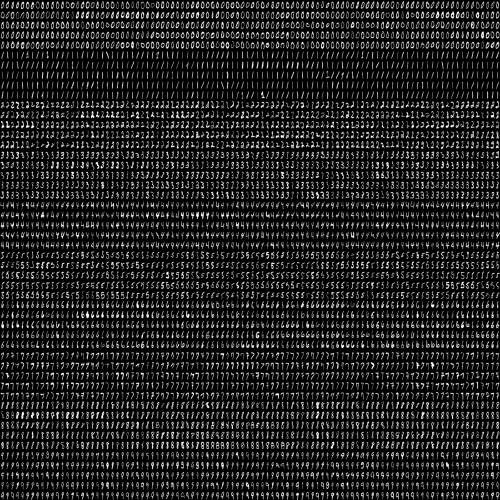
#> input picture CI-1/day4 and day5/workshop/workshop_svm_image_feature_digits.png, 1000 x 1000 px (shown at 1/2 size)
$ python workshop_svm_image_feature.py   (older library calls are emulated)
#> lines starting #> are read from the running program, lines starting #| are printed output that depends on the picture; after the words box and inside, x2 and y2 are one past the last pixel; in counts of white or black regions, pixels touching at a corner belong together; long printed decimals are rounded
"""
KE5206 CI1 workshop SVM + image feature engineering
Reference: https://github.com/pavitrakumar78/Python-Custom-Digit-Recognition

"""

import numpy as np
import cv2
from skimage.feature import hog
from matplotlib import pyplot as plt
from sklearn.model_selection import train_test_split
from sklearn.metrics import accuracy_score
from sklearn.utils import shuffle
from skimage.transform import resize

# Manual configuration for demonstration purpose
DIGIT_WIDTH = 10
DIGIT_HEIGHT = 20
IMG_HEIGHT = 28
IMG_WIDTH = 28
CLASS_N = 10 # 0-9

def split2d(img, cell_size, flatten=True):
    h, w = img.shape[:2]
    sx, sy = cell_size
    cells = [np.hsplit(row, w//sx) for row in np.vsplit(img, h//sy)]
    cells = np.array(cells)
    if flatten:
        cells = cells.reshape(-1, sy, sx)
    return cells

def load_digits(fn):
#> called with fn = 'workshop_svm_image_feature_digits.png'
    print('loading "%s for training" ...' % fn)
    digits_img = cv2.imread(fn, 0)
#> digits_img is the input picture: shape (1000, 1000); min 0, max 255, mean 34
    digits = split2d(digits_img, (DIGIT_WIDTH, DIGIT_HEIGHT))
#> in split2d, `cells = [np.hsplit(row, w//sx) for row in np.vsplit(img, h//sy)]`: cells = 50 items
    resized_digits = []
    for digit in digits:
        resized_digits.append(resize(digit,(IMG_WIDTH, IMG_HEIGHT)))
#> after the loop, resized_digits = 5000 items
    labels = np.repeat(np.arange(CLASS_N), len(digits)/CLASS_N)
#> labels = 5000 values from 0 to 9
    return np.array(resized_digits), labels

def pixels_to_hog_20(img_array):
    hog_featuresData = []
    for img in img_array:
        fd = hog(img,
                 orientations=10,
                 pixels_per_cell=(5,5),
                 cells_per_block=(1,1),
                 visualise=False)
        hog_featuresData.append(fd)
    hog_features = np.array(hog_featuresData, 'float64')
    return np.float32(hog_features)

#define a custom model in a similar class wrapper with train and predict methods
class KNN_MODEL():
    def __init__(self, k = 3):
        self.k = k
        self.model = cv2.ml.KNearest_create()

    def train(self, samples, responses):
        self.model.train(samples, cv2.ml.ROW_SAMPLE, responses)

    def predict(self, samples):
        retval, results, neigh_resp, dists = self.model.findNearest(samples, self.k)
        return results.ravel()

class SVM_MODEL():
    def __init__(self, num_feats, C = 1, gamma = 0.1):
        self.model = cv2.ml.SVM_create()
        self.model.setType(cv2.ml.SVM_C_SVC)
        self.model.setKernel(cv2.ml.SVM_RBF) #SVM_LINEAR, SVM_RBF
        self.model.setC(C)
        self.model.setGamma(gamma)
        self.features = num_feats

    def train(self, samples, responses):
        self.model.train(samples, cv2.ml.ROW_SAMPLE, responses)

    def predict(self, samples):
        results = self.model.predict(samples.reshape(-1,self.features))
        return results[1].ravel()

# Apply contour extraction to get bounding box of each digit
def get_digits(contours, hierarchy):
    hierarchy = hierarchy[0]
    bounding_rectangles = [cv2.boundingRect(ctr) for ctr in contours]
    final_bounding_rectangles = []
    #find the most common heirarchy level - that is where our digits's bounding boxes are
    u, indices = np.unique(hierarchy[:,-1], return_inverse=True)
    most_common_heirarchy = u[np.argmax(np.bincount(indices))]

    for r,hr in zip(bounding_rectangles, hierarchy):
        x,y,w,h = r
        if ((w*h)>250) and (10 <= w <= 200) and (10 <= h <= 200) and hr[3] == most_common_heirarchy:
            final_bounding_rectangles.append(r)

    return final_bounding_rectangles


def proc_user_img(img_file, model):
    print('loading "%s for digit recognition" ...' % img_file)
    im = cv2.imread(img_file)
    blank_image = np.zeros((im.shape[0],im.shape[1],3), np.uint8)
    blank_image.fill(255)

    imgray = cv2.cvtColor(im,cv2.COLOR_BGR2GRAY)
    plt.imshow(imgray)
    kernel = np.ones((5,5),np.uint8)

    ret,thresh = cv2.threshold(imgray,127,255,0)
    thresh = cv2.erode(thresh,kernel,iterations = 1)
    thresh = cv2.dilate(thresh,kernel,iterations = 1)
    thresh = cv2.erode(thresh,kernel,iterations = 1)

    _,contours,hierarchy = cv2.findContours(thresh, cv2.RETR_TREE, cv2.CHAIN_APPROX_SIMPLE)

    digits_rectangles = get_digits(contours,hierarchy)

    for rect in digits_rectangles:
        x,y,w,h = rect
        cv2.rectangle(im,(x,y),(x+w,y+h),(0,255,0),2)
        im_digit = imgray[y:y+h,x:x+w]
        im_digit = (255-im_digit)
        im_digit = resize(im_digit,(IMG_WIDTH ,IMG_HEIGHT))

        hog_img_data = pixels_to_hog_20([im_digit])
        pred = model.predict(hog_img_data)
        cv2.putText(im, str(int(pred[0])), (x,y),cv2.FONT_HERSHEY_SIMPLEX, 2, (255, 0, 0), 3)
        cv2.putText(blank_image, str(int(pred[0])), (x,y),cv2.FONT_HERSHEY_SIMPLEX, 3, (255, 0, 0), 5)

    plt.imshow(im)
    #cv2.imwrite("original_overlay.png",im)
    #cv2.imwrite("final_digits.png",blank_image)
    cv2.destroyAllWindows()


def get_contour_precedence(contour, cols):
    return contour[1] * cols + contour[0]  #row-wise ordering


#------------------data preparation--------------------------------------------

TRAIN_MNIST_IMG = 'workshop_svm_image_feature_digits.png'
TEST_USER_IMG = 'workshop_svm_image_feature_test_image.png'

digits, labels = load_digits(TRAIN_MNIST_IMG) #original MNIST data (not good detection)
#> labels = 5000 values from 0 to 9

print('train data shape',digits.shape)
#| train data shape (5000, 28, 28)
print('test data shape',labels.shape)
#| test data shape (5000,)

digits, labels = shuffle(digits, labels, random_state=256)
#> labels = 5000 values, max 9 at index 7, min 0 at index 9, mean 4.5
train_digits_data = pixels_to_hog_20(digits)
#> after the loop in pixels_to_hog_20, `for img in img_array:`: hog_featuresData = 5000 items
X_train, X_test, y_train, y_test = train_test_split(train_digits_data, labels, test_size=0.33, random_state=42)
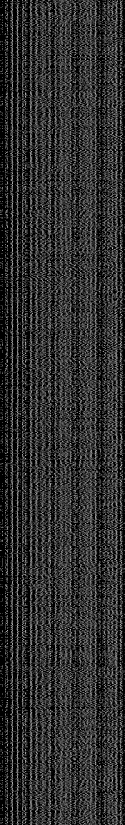
#> X_test: shape (1650, 250) float32 (shown at 1/2 size); min 0, max 1, mean 0.182
#> y_train = 3350 values, max 9 at index 3, min 0 at index 20, mean 4.54; y_test = 1650 values, max 9 at index 1, min 0 at index 10, mean 4.42

#------------------training and testing----------------------------------------

model = KNN_MODEL(k = 3)
model.train(X_train, y_train)
preds = model.predict(X_test)
#> in predict, `retval, results, neigh_resp, dists = self.model.findNearest(samples, s..`: retval = 2; results = 1650 values, max 9 at index 1, min 0 at index 6, mean 4.43; neigh_resp = 1650 rows, first 8: [2, 2, 2], [9, 9, 9], [8, 8, 8], [6, 6, 6], [5, 5, 5], [7, 7, 7], [4, 2, 0], [6, 6, 6]; dists = 1650 rows, first 8: [9.36, 9.94, 11.99], [3.03, 4.44, 6.07], [11.72, 12.13, 12.28], [5.09, 6.62, 7.38], [5.8, 6.41, 7.74], [6.95, 7.34, 7.5], [11.47, 13.1, 13.49], [6.8, 7.29, 7.62]
#> preds has the same summary as results in predict
print('Accuracy: ',accuracy_score(y_test, preds))
#| Accuracy:  0.9521

model = KNN_MODEL(k = 4)
model.train(train_digits_data, labels)
proc_user_img(TEST_USER_IMG, model)
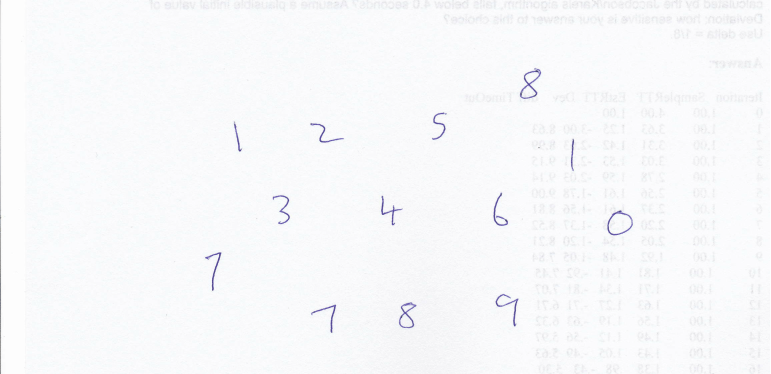
#> input picture CI-1/day4 and day5/workshop/workshop_svm_image_feature_test_image.png, 1542 x 748 px (shown at 1/2 size)
#> in proc_user_img, im is the input picture: shape (748, 1542, 3); mean B, G, R 250.5, 248.8, 248.1
#> in proc_user_img, `blank_image.fill(255)`: blank_image: shape (748, 1542, 3); every value is 255
#> in proc_user_img, `ret,thresh = cv2.threshold(imgray,127,255,0)`: thresh: shape (748, 1542); 99.7% white; black in thin lines or dots, all inside (x1, y1, x2, y2) = (0, 137, 1265, 748)
#> in proc_user_img, `thresh = cv2.erode(thresh,kernel,iterations = 1)`:
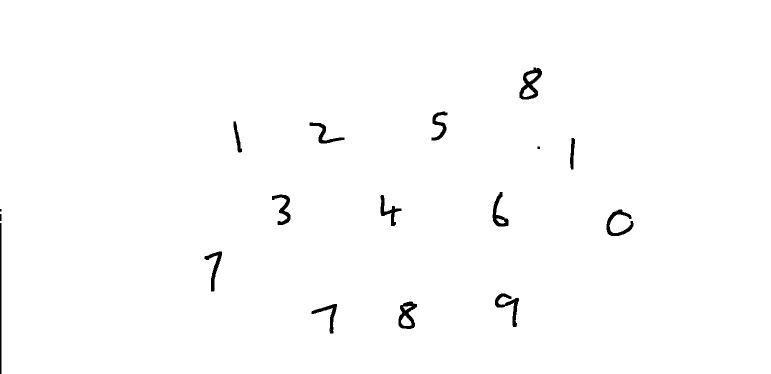
#> thresh: shape (748, 1542) (shown at 1/2 size); 99% white; 17 black regions (1 under 20 px), largest, box (x1, y1, x2, y2) and area: (1039, 135, 1084, 199) 1226, (797, 603, 834, 658) 1018, (1213, 419, 1267, 472) 973
#> in proc_user_img, `_,contours,hierarchy = cv2.findContours(thresh, cv2.RETR_TREE, cv2.CHA..`: contours = 20 contours; largest, box (x1, y1, x2, y2) and area: (0, 0, 1542, 748) 1150160, (1038, 134, 1085, 200) 1845, (796, 602, 835, 659) 1470, (1212, 418, 1268, 473) 1109, (989, 586, 1039, 655) 1085
#> in get_digits, `bounding_rectangles = [cv2.boundingRect(ctr) for ctr in contours]`: bounding_rectangles = 20 items, first 6: (0, 0, 1542, 748), (622, 607, 53, 61), (796, 602, 39, 57), (802, 631, 21, 21), (806, 612, 18, 9), (989, 586, 50, 69)
#> in get_digits, `u, indices = np.unique(hierarchy[:,-1], return_inverse=True)`: u = [-1, 0, 2, 10, 17]; indices = 20 values, max 4 at index 18, min 0 at index 0, mean 1.45
#> in get_digits, `most_common_heirarchy = u[np.argmax(np.bincount(indices))]`: most_common_heirarchy = 0
#> the loop in get_digits, `for r,hr in zip(bounding_rectangles, hierarchy):` made 20 passes
#> (hr, x, y, w, h) on passes 1 to 12: ([-1, -1, 1, -1], 0, 0, 1542, 748), ([2, -1, -1, 0], 622, 607, 53, 61), ([5, 1, 3, 0], 796, 602, 39, 57), ([4, -1, -1, 2], 802, 631, 21, 21), ([-1, 3, -1, 2], 806, 612, 18, 9), ([6, 2, -1, 0], 989, 586, 50, 69), ([7, 5, -1, 0], 408, 502, 37, 82), ([8, 6, -1, 0], 1212, 418, 56, 55), ([9, 7, -1, 0], 760, 389, 44, 64), ([10, 8, -1, 0], 543, 388, 39, 63), ([12, 9, 11, 0], 984, 383, 34, 71), ([-1, -1, -1, 10], 993, 437, 18, 10)
#> after the loop in get_digits, `for r,hr in zip(bounding_rectangles, hierarchy):`: final_bounding_rectangles = [(622, 607, 53, 61), (796, 602, 39, 57), (989, 586, 50, 69), (408, 502, 37, 82), (1212, 418, 56, 55), (760, 389, 44, 64), (543, 388, 39, 63), (984, 383, 34, 71), (1139, 275, 12, 65), (618, 244, 72, 44), (466, 242, 19, 64), (862, 222, 34, 60), (1038, 134, 47, 66)]
#> in proc_user_img, `digits_rectangles = get_digits(contours,hierarchy)`: digits_rectangles has the same summary as final_bounding_rectangles in get_digits
#> the loop in proc_user_img, `for rect in digits_rectangles:` made 13 passes
#> (x, y, w, h) on passes 1 to 9: (622, 607, 53, 61), (796, 602, 39, 57), (989, 586, 50, 69), (408, 502, 37, 82), (1212, 418, 56, 55), (760, 389, 44, 64), (543, 388, 39, 63), (984, 383, 34, 71), (1139, 275, 12, 65)
#> after the loop in proc_user_img, `for rect in digits_rectangles:`:
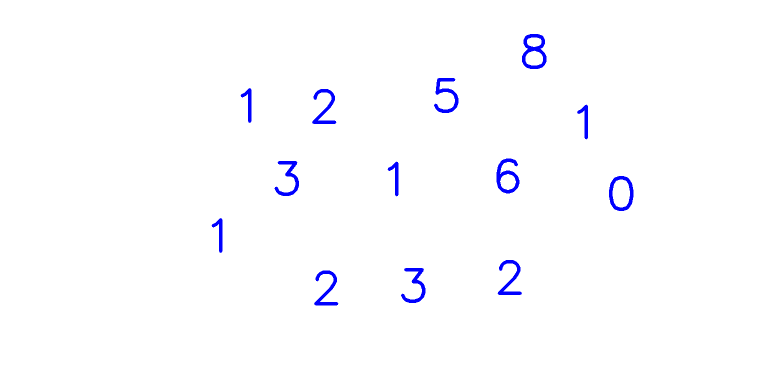
#> blank_image: shape (748, 1542, 3) (shown at 1/2 size); mean of channels 0, 1, 2 255, 252.1, 252.1; drawn as B, G, R
#> after the loop in proc_user_img, `for rect in digits_rectangles:`: im: shape (748, 1542, 3); 1.17% of pixels changed, all inside (x1, y1, x2, y2) = (407, 90, 1270, 670)
#> after the loop in proc_user_img, `for rect in digits_rectangles:`:
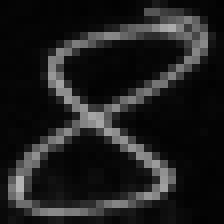
#> im_digit: shape (28, 28) float64 (shown 8 times larger); min 0.00832, max 0.707, mean 0.122

model = SVM_MODEL(num_feats = train_digits_data.shape[1])
model.train(X_train, y_train)
preds = model.predict(X_test)
#> preds = 1650 values, max 9 at index 1, min 0 at index 10, mean 4.41
print('Accuracy: ',accuracy_score(y_test, preds))
#| Accuracy:  0.9739

model = SVM_MODEL(num_feats = train_digits_data.shape[1])
model.train(train_digits_data, labels)
proc_user_img(TEST_USER_IMG, model)
#> the loop in get_digits (call 2), `for r,hr in zip(bounding_rectangles, hierarchy):` made 20 passes
#> the loop in proc_user_img (call 2), `for rect in digits_rectangles:` made 13 passes
#> (x, y, w, h, pred) on passes 1 to 12: (622, 607, 53, 61, [8]), (796, 602, 39, 57, [5]), (989, 586, 50, 69, [2]), (408, 502, 37, 82, [4]), (1212, 418, 56, 55, [0]), (760, 389, 44, 64, [2]), (543, 388, 39, 63, [3]), (984, 383, 34, 71, [6]), (1139, 275, 12, 65, [1]), (618, 244, 72, 44, [2]), (466, 242, 19, 64, [4]), (862, 222, 34, 60, [5])
#> after the loop in proc_user_img (call 2), `for rect in digits_rectangles:`:
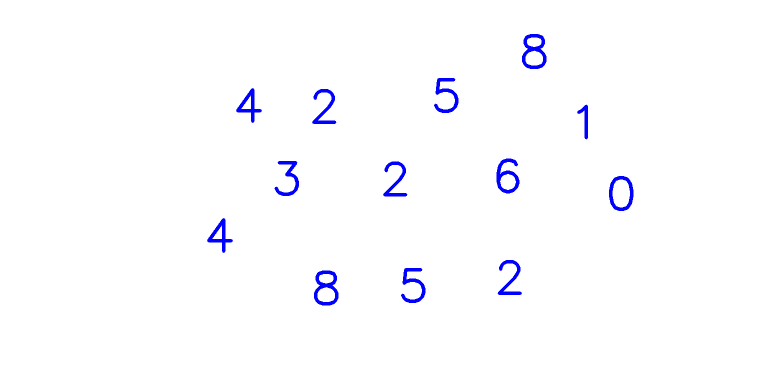
#> blank_image: shape (748, 1542, 3) (shown at 1/2 size); mean of channels 0, 1, 2 255, 251.7, 251.7; drawn as B, G, R
#> after the loop in proc_user_img (call 2), `for rect in digits_rectangles:`:
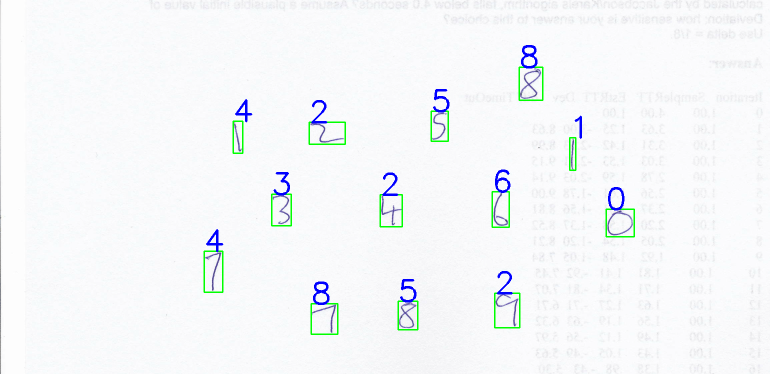
#> im: shape (748, 1542, 3) (shown at 1/2 size); 1.24% of pixels changed, all inside (x1, y1, x2, y2) = (407, 90, 1270, 670)

#------------------------------------------------------------------------------
#> figure, not shown here; B, G, R data is drawn as R, G, B
